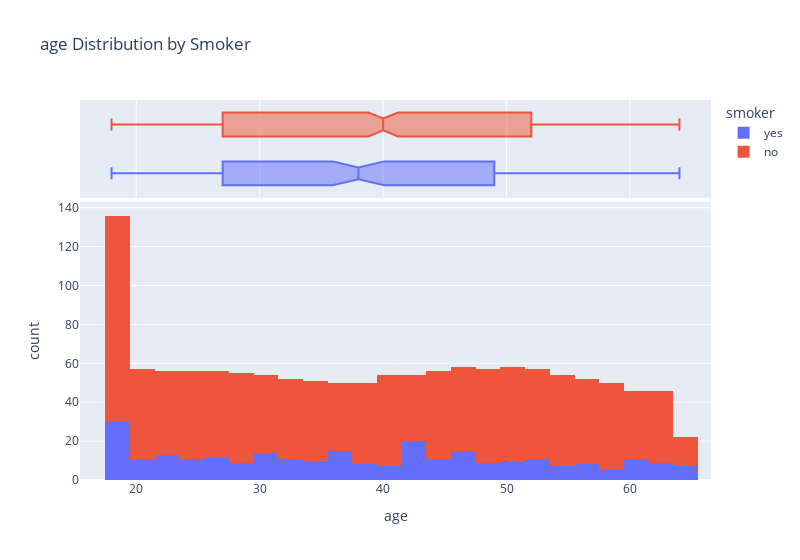
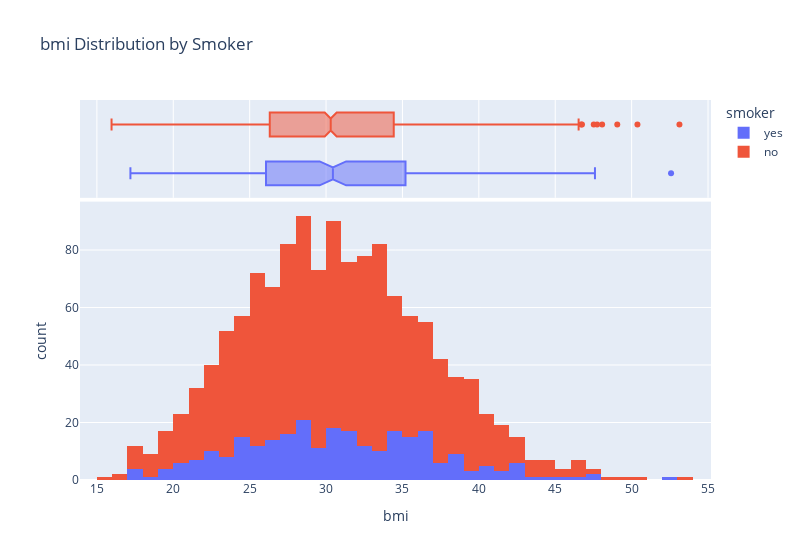
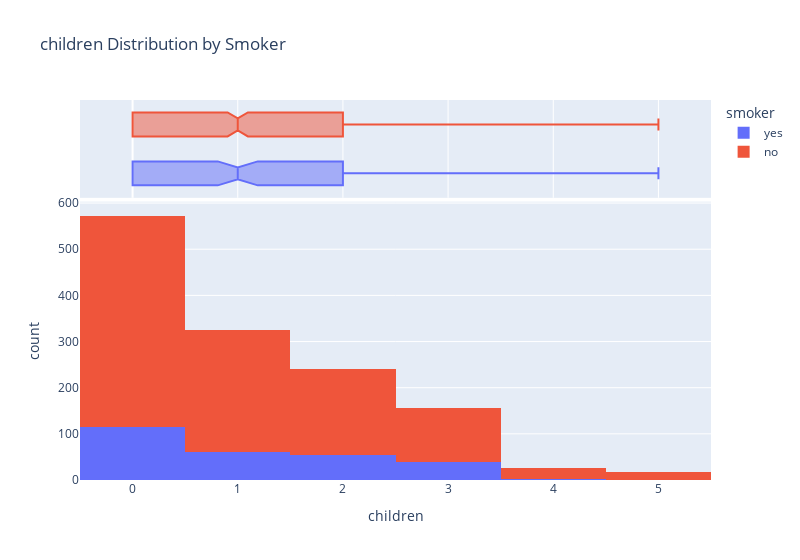
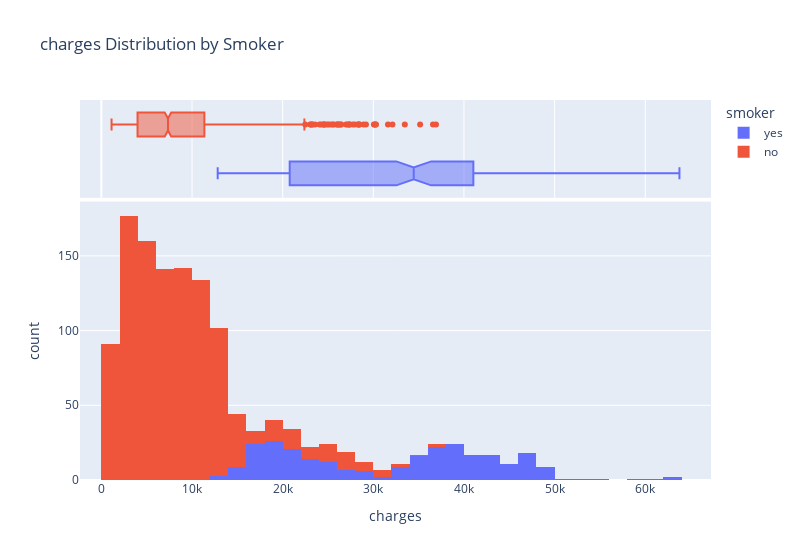

Here is the notebook cell these charts were saved with, in order:
### Markdown cell above
# Univariate Analysis

### Code cell
num_cols = df.select_dtypes(exclude="object").columns
for col in num_cols:
    fig = px.histogram(df, x=col, color='smoker', marginal="box", width=800, title=f"{col} Distribution by Smoker")
    fig.show()

### Figure 1 — Plotly figure (JSON) as saved in the notebook; plotly's stock layout.template omitted (floating-point values rounded to 4 significant figures; data arrays with more than 128 entries replaced by an {"elided": "..."} marker saying what was removed)
{"data": [{"alignmentgroup": "True", "bingroup": "x", "hovertemplate": "smoker=yes<br>age=%{x}<br>count=%{y}<extra></extra>", "legendgroup": "yes", "marker": {"color": "#636efa", "pattern": {"shape": ""}}, "name": "yes", "offsetgroup": "yes", "orientation": "v", "showlegend": true, "type": "histogram", "x": {"elided": "274 int values"}, "xaxis": "x", "yaxis": "y"}, {"alignmentgroup": "True", "hovertemplate": "smoker=yes<br>age=%{x}<extra></extra>", "legendgroup": "yes", "marker": {"color": "#636efa"}, "name": "yes", "notched": true, "offsetgroup": "yes", "showlegend": false, "type": "box", "x": {"elided": "274 int values"}, "xaxis": "x2", "yaxis": "y2"}, {"alignmentgroup": "True", "bingroup": "x", "hovertemplate": "smoker=no<br>age=%{x}<br>count=%{y}<extra></extra>", "legendgroup": "no", "marker": {"color": "#EF553B", "pattern": {"shape": ""}}, "name": "no", "offsetgroup": "no", "orientation": "v", "showlegend": true, "type": "histogram", "x": {"elided": "1063 int values"}, "xaxis": "x", "yaxis": "y"}, {"alignmentgroup": "True", "hovertemplate": "smoker=no<br>age=%{x}<extra></extra>", "legendgroup": "no", "marker": {"color": "#EF553B"}, "name": "no", "notched": true, "offsetgroup": "no", "showlegend": false, "type": "box", "x": {"elided": "1063 int values"}, "xaxis": "x2", "yaxis": "y2"}], "layout": {"barmode": "relative", "legend": {"title": {"text": "smoker"}, "tracegroupgap": 0}, "title": {"text": "age Distribution by Smoker"}, "width": 800, "xaxis": {"anchor": "y", "domain": [0, 1], "title": {"text": "age"}}, "xaxis2": {"anchor": "y2", "domain": [0, 1], "matches": "x", "showgrid": true, "showticklabels": false}, "yaxis": {"anchor": "x", "domain": [0, 0.7326], "title": {"text": "count"}}, "yaxis2": {"anchor": "x2", "domain": [0.7426, 1], "matches": "y2", "showgrid": false, "showline": false, "showticklabels": false, "ticks": ""}}}

### Figure 2 — Plotly figure (JSON) as saved in the notebook; plotly's stock layout.template omitted (floating-point values rounded to 4 significant figures; data arrays with more than 128 entries replaced by an {"elided": "..."} marker saying what was removed)
{"data": [{"alignmentgroup": "True", "bingroup": "x", "hovertemplate": "smoker=yes<br>bmi=%{x}<br>count=%{y}<extra></extra>", "legendgroup": "yes", "marker": {"color": "#636efa", "pattern": {"shape": ""}}, "name": "yes", "offsetgroup": "yes", "orientation": "v", "showlegend": true, "type": "histogram", "x": {"elided": "274 float values"}, "xaxis": "x", "yaxis": "y"}, {"alignmentgroup": "True", "hovertemplate": "smoker=yes<br>bmi=%{x}<extra></extra>", "legendgroup": "yes", "marker": {"color": "#636efa"}, "name": "yes", "notched": true, "offsetgroup": "yes", "showlegend": false, "type": "box", "x": {"elided": "274 float values"}, "xaxis": "x2", "yaxis": "y2"}, {"alignmentgroup": "True", "bingroup": "x", "hovertemplate": "smoker=no<br>bmi=%{x}<br>count=%{y}<extra></extra>", "legendgroup": "no", "marker": {"color": "#EF553B", "pattern": {"shape": ""}}, "name": "no", "offsetgroup": "no", "orientation": "v", "showlegend": true, "type": "histogram", "x": {"elided": "1063 float values"}, "xaxis": "x", "yaxis": "y"}, {"alignmentgroup": "True", "hovertemplate": "smoker=no<br>bmi=%{x}<extra></extra>", "legendgroup": "no", "marker": {"color": "#EF553B"}, "name": "no", "notched": true, "offsetgroup": "no", "showlegend": false, "type": "box", "x": {"elided": "1063 float values"}, "xaxis": "x2", "yaxis": "y2"}], "layout": {"barmode": "relative", "legend": {"title": {"text": "smoker"}, "tracegroupgap": 0}, "title": {"text": "bmi Distribution by Smoker"}, "width": 800, "xaxis": {"anchor": "y", "domain": [0, 1], "title": {"text": "bmi"}}, "xaxis2": {"anchor": "y2", "domain": [0, 1], "matches": "x", "showgrid": true, "showticklabels": false}, "yaxis": {"anchor": "x", "domain": [0, 0.7326], "title": {"text": "count"}}, "yaxis2": {"anchor": "x2", "domain": [0.7426, 1], "matches": "y2", "showgrid": false, "showline": false, "showticklabels": false, "ticks": ""}}}

### Figure 3 — Plotly figure (JSON) as saved in the notebook; plotly's stock layout.template omitted (floating-point values rounded to 4 significant figures; data arrays with more than 128 entries replaced by an {"elided": "..."} marker saying what was removed)
{"data": [{"alignmentgroup": "True", "bingroup": "x", "hovertemplate": "smoker=yes<br>children=%{x}<br>count=%{y}<extra></extra>", "legendgroup": "yes", "marker": {"color": "#636efa", "pattern": {"shape": ""}}, "name": "yes", "offsetgroup": "yes", "orientation": "v", "showlegend": true, "type": "histogram", "x": {"elided": "274 int values"}, "xaxis": "x", "yaxis": "y"}, {"alignmentgroup": "True", "hovertemplate": "smoker=yes<br>children=%{x}<extra></extra>", "legendgroup": "yes", "marker": {"color": "#636efa"}, "name": "yes", "notched": true, "offsetgroup": "yes", "showlegend": false, "type": "box", "x": {"elided": "274 int values"}, "xaxis": "x2", "yaxis": "y2"}, {"alignmentgroup": "True", "bingroup": "x", "hovertemplate": "smoker=no<br>children=%{x}<br>count=%{y}<extra></extra>", "legendgroup": "no", "marker": {"color": "#EF553B", "pattern": {"shape": ""}}, "name": "no", "offsetgroup": "no", "orientation": "v", "showlegend": true, "type": "histogram", "x": {"elided": "1063 int values"}, "xaxis": "x", "yaxis": "y"}, {"alignmentgroup": "True", "hovertemplate": "smoker=no<br>children=%{x}<extra></extra>", "legendgroup": "no", "marker": {"color": "#EF553B"}, "name": "no", "notched": true, "offsetgroup": "no", "showlegend": false, "type": "box", "x": {"elided": "1063 int values"}, "xaxis": "x2", "yaxis": "y2"}], "layout": {"barmode": "relative", "legend": {"title": {"text": "smoker"}, "tracegroupgap": 0}, "title": {"text": "children Distribution by Smoker"}, "width": 800, "xaxis": {"anchor": "y", "domain": [0, 1], "title": {"text": "children"}}, "xaxis2": {"anchor": "y2", "domain": [0, 1], "matches": "x", "showgrid": true, "showticklabels": false}, "yaxis": {"anchor": "x", "domain": [0, 0.7326], "title": {"text": "count"}}, "yaxis2": {"anchor": "x2", "domain": [0.7426, 1], "matches": "y2", "showgrid": false, "showline": false, "showticklabels": false, "ticks": ""}}}

### Figure 4 — Plotly figure (JSON) as saved in the notebook; plotly's stock layout.template omitted (floating-point values rounded to 4 significant figures; data arrays with more than 128 entries replaced by an {"elided": "..."} marker saying what was removed)
{"data": [{"alignmentgroup": "True", "bingroup": "x", "hovertemplate": "smoker=yes<br>charges=%{x}<br>count=%{y}<extra></extra>", "legendgroup": "yes", "marker": {"color": "#636efa", "pattern": {"shape": ""}}, "name": "yes", "offsetgroup": "yes", "orientation": "v", "showlegend": true, "type": "histogram", "x": {"elided": "274 float values"}, "xaxis": "x", "yaxis": "y"}, {"alignmentgroup": "True", "hovertemplate": "smoker=yes<br>charges=%{x}<extra></extra>", "legendgroup": "yes", "marker": {"color": "#636efa"}, "name": "yes", "notched": true, "offsetgroup": "yes", "showlegend": false, "type": "box", "x": {"elided": "274 float values"}, "xaxis": "x2", "yaxis": "y2"}, {"alignmentgroup": "True", "bingroup": "x", "hovertemplate": "smoker=no<br>charges=%{x}<br>count=%{y}<extra></extra>", "legendgroup": "no", "marker": {"color": "#EF553B", "pattern": {"shape": ""}}, "name": "no", "offsetgroup": "no", "orientation": "v", "showlegend": true, "type": "histogram", "x": {"elided": "1063 float values"}, "xaxis": "x", "yaxis": "y"}, {"alignmentgroup": "True", "hovertemplate": "smoker=no<br>charges=%{x}<extra></extra>", "legendgroup": "no", "marker": {"color": "#EF553B"}, "name": "no", "notched": true, "offsetgroup": "no", "showlegend": false, "type": "box", "x": {"elided": "1063 float values"}, "xaxis": "x2", "yaxis": "y2"}], "layout": {"barmode": "relative", "legend": {"title": {"text": "smoker"}, "tracegroupgap": 0}, "title": {"text": "charges Distribution by Smoker"}, "width": 800, "xaxis": {"anchor": "y", "domain": [0, 1], "title": {"text": "charges"}}, "xaxis2": {"anchor": "y2", "domain": [0, 1], "matches": "x", "showgrid": true, "showticklabels": false}, "yaxis": {"anchor": "x", "domain": [0, 0.7326], "title": {"text": "count"}}, "yaxis2": {"anchor": "x2", "domain": [0.7426, 1], "matches": "y2", "showgrid": false, "showline": false, "showticklabels": false, "ticks": ""}}}
